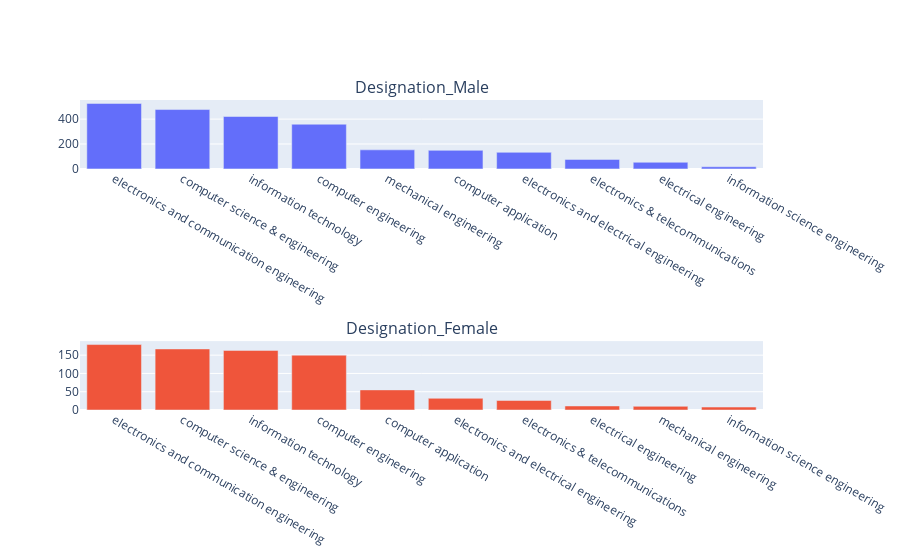

Notebook source saved alongside this figure:
### Markdown cell above
##### ReadMe

    * Gender male has most specialization at(ASC)
            1. E&C eng
            2. CSE
            3. IT
            4. CE
            5. Mech
            6. CA
            7. EEE
            8. E&T
            9. Electrical enineering
            10. ISE
    
    * Gender female has most specialization at(ASC)
            1. E&C eng
            2. CSE
            3. IT
            4. CE
            5. CA
            6. EEE
            7. E&T
            8. electrical engineering
            9. Mech
            10. ISE

### Code cell
fig = make_subplots(rows=3, cols=1, subplot_titles = ("Designation_Male","","Designation_Female"))

fig.append_trace((go.Bar(x = gender_male['Specialization'].value_counts().nlargest(10).index,
                   y = gender_male['Specialization'].value_counts().nlargest(10))), row = 1, col = 1)


fig.append_trace((go.Bar(x = gender_female['Specialization'].value_counts().nlargest(10).index,
                   y = gender_female['Specialization'].value_counts().nlargest(10))), row = 3, col = 1)

fig.update_layout(showlegend=False)

fig.show()

### Figure 1 — Plotly figure (JSON) as saved in the notebook; plotly's stock layout.template omitted (floating-point values rounded to 4 significant figures)
{"data": [{"type": "bar", "x": ["electronics and communication engineering", "computer science & engineering", "information technology", "computer engineering", "mechanical engineering", "computer application", "electronics and electrical engineering", "electronics & telecommunications", "electrical engineering", "information science engineering"], "xaxis": "x", "y": [526, 477, 421, 359, 153, 149, 133, 76, 53, 17], "yaxis": "y"}, {"type": "bar", "x": ["electronics and communication engineering", "computer science & engineering", "information technology", "computer engineering", "computer application", "electronics and electrical engineering", "electronics & telecommunications", "electrical engineering", "mechanical engineering", "information science engineering"], "xaxis": "x3", "y": [179, 167, 163, 150, 55, 32, 26, 11, 10, 8], "yaxis": "y3"}], "layout": {"annotations": [{"font": {"size": 16}, "showarrow": false, "text": "Designation_Male", "x": 0.5, "xanchor": "center", "xref": "paper", "y": 1, "yanchor": "bottom", "yref": "paper"}, {"font": {"size": 16}, "showarrow": false, "text": "Designation_Female", "x": 0.5, "xanchor": "center", "xref": "paper", "y": 0.2222, "yanchor": "bottom", "yref": "paper"}], "showlegend": false, "xaxis": {"anchor": "y", "domain": [0, 1]}, "xaxis2": {"anchor": "y2", "domain": [0, 1]}, "xaxis3": {"anchor": "y3", "domain": [0, 1]}, "yaxis": {"anchor": "x", "domain": [0.7778, 1]}, "yaxis2": {"anchor": "x2", "domain": [0.3889, 0.6111]}, "yaxis3": {"anchor": "x3", "domain": [0, 0.2222]}}}
